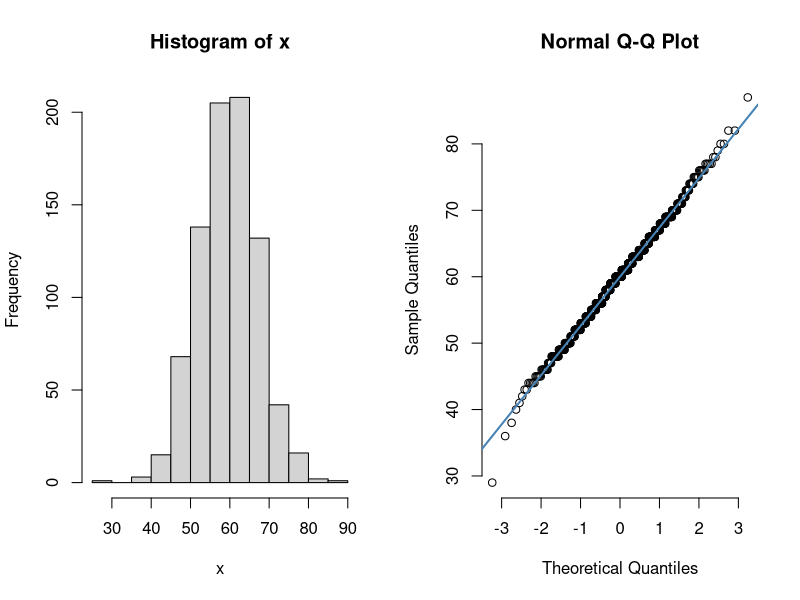
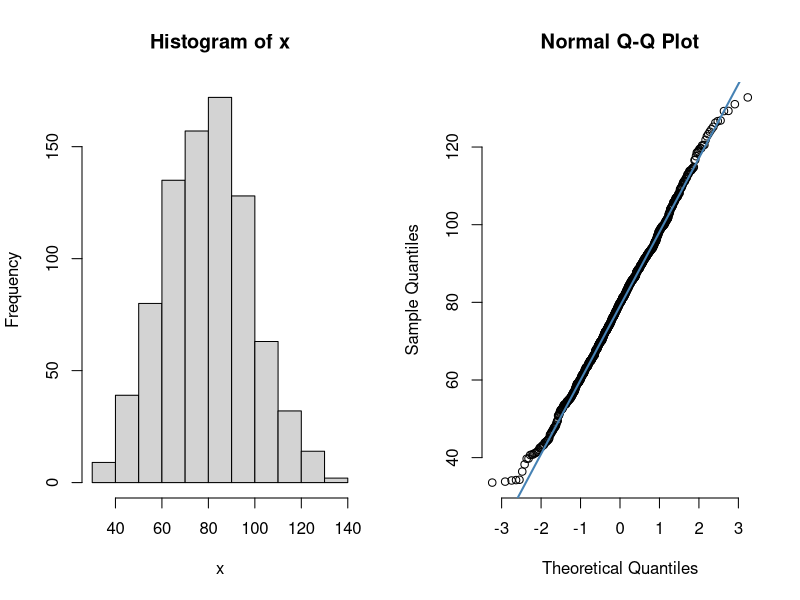
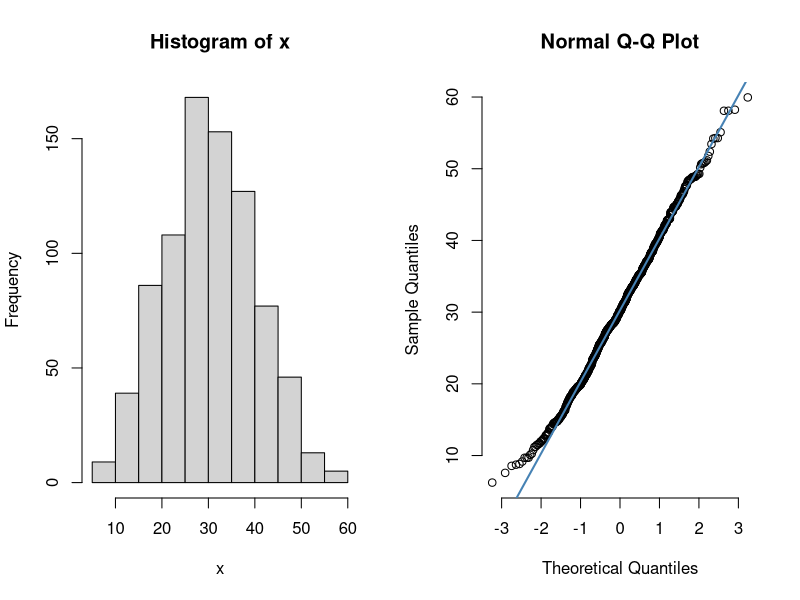
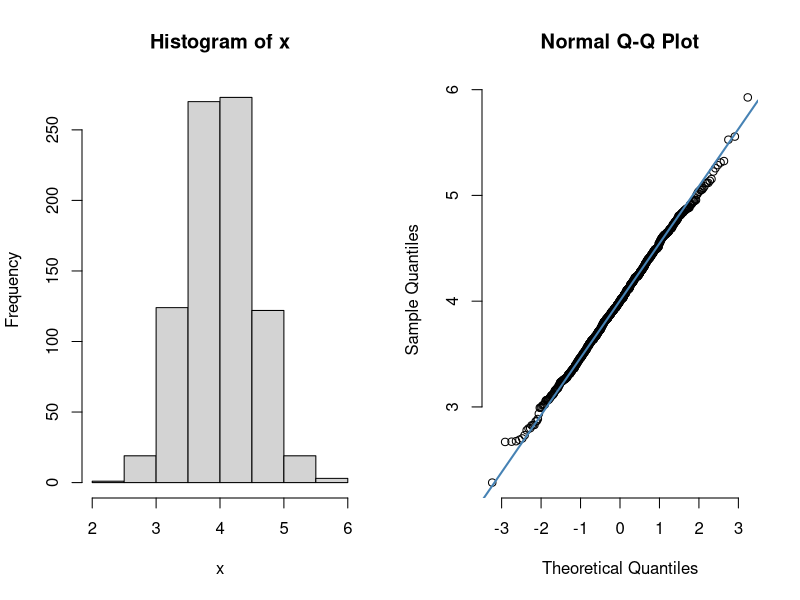
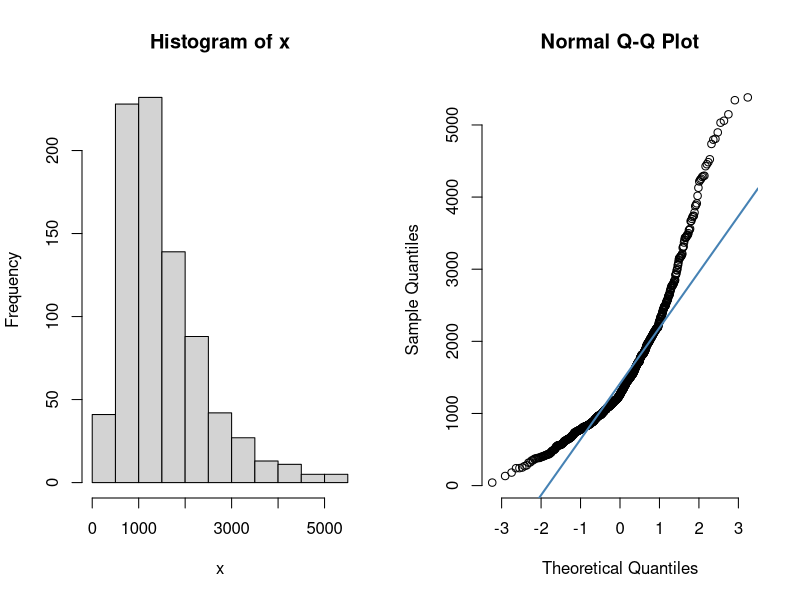
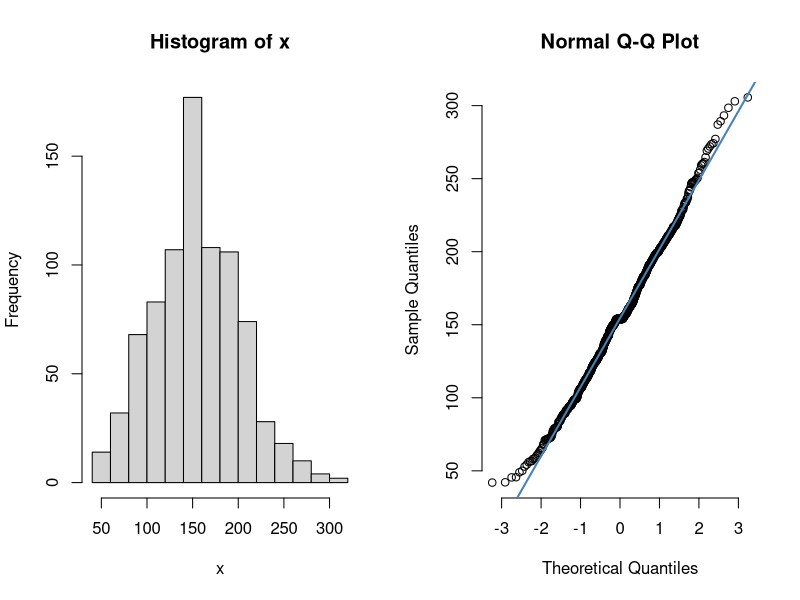
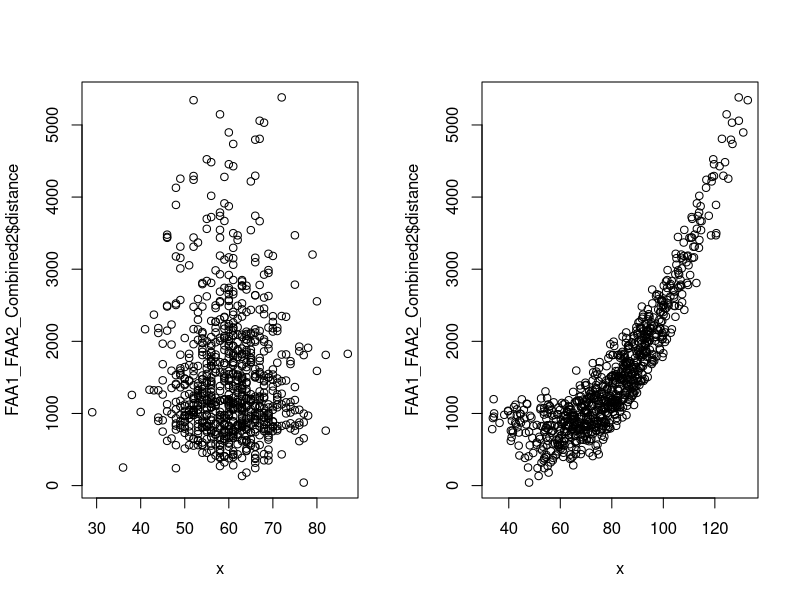
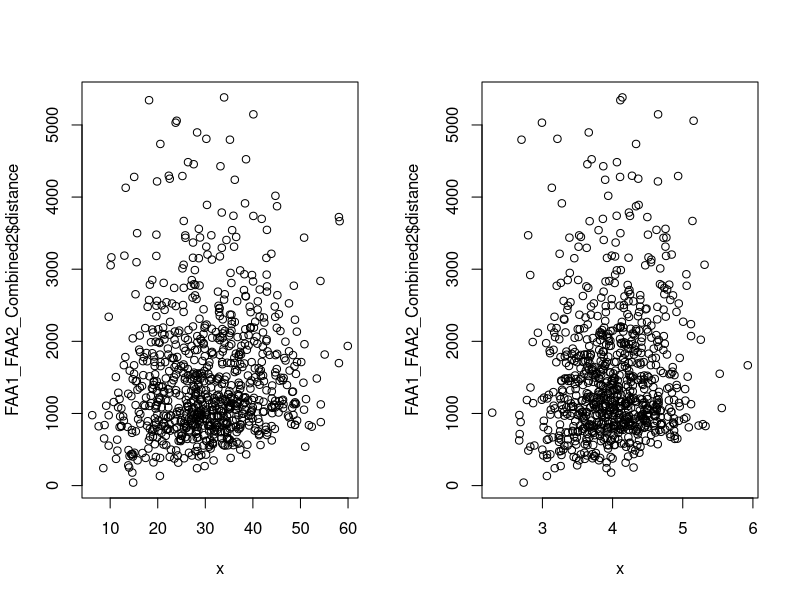

Write the R code that produced these figures, in order.
library(dplyr)
library(ggplot2)
library(data.table)
library(readxl)

setwd("C:\\Users\\jeeva\\Documents\\BANA\\STAT Computing\\FAA1_Project_R\\")

#Section 1 --- Loading data, preprocessing the same and 
#Reading Data with the help of xls
FAA1 <- read_excel("FAA1.xls")
FAA2 <- read_excel("FAA2.xls")

#Removing exact duplicates in FAA1 and FAA2
FAA1 <- FAA1[!duplicated(FAA1), ]
FAA2 <- FAA2[!duplicated(FAA2), ]


#Finding Summary Stats of FAA1 and FAA2. To just get brief on missing values and
#Variable types
summary(FAA1)
summary(FAA2)

#Merging FAA1 and FAA2 datasets
#Print colnames of FAA1
colnames(FAA1)

#Print colnames of FAA2
colnames(FAA2)

#Duration is Missing in FAA2
#Combining FAA1 and FAA2 without duration
FAA1_FAA2_Combined <- rbind(FAA1[,-2], FAA2)

#Removing Duplicates
FAA1_FAA2_Combined <- FAA1_FAA2_Combined[!duplicated(FAA1_FAA2_Combined),]

#Create a PK which is a combination of all columns for FAA1 other than duration
FAA1_FAA2_Combined$prim_key <- paste(FAA1_FAA2_Combined$aircraft, FAA1_FAA2_Combined$no_pasg, 
                                     FAA1_FAA2_Combined$speed_ground, 
                                     FAA1_FAA2_Combined$speed_air, 
                                     FAA1_FAA2_Combined$height, FAA1_FAA2_Combined$pitch, 
                                     FAA1_FAA2_Combined$distance, 
                                     sep = "__")

#Create a PK which is a combination of all columns for FAA1 other than duration
FAA1$prim_key <- paste(FAA1$aircraft, FAA1$no_pasg, FAA1$speed_ground, 
                       FAA1$speed_air, FAA1$height, FAA1$pitch, FAA1$distance, 
                       sep = "__")

#Merge FAA1_FAA2_Combined with FAA1 to extract duration column
FAA1_FAA2_Combined <- merge(x = FAA1_FAA2_Combined, y = FAA1[,c("prim_key", "duration")],
                            by.x = "prim_key", by.y = "prim_key", all.x = TRUE)

#Print Dimension of final data set obtained
dim(FAA1_FAA2_Combined)

#Section 2: Completeness check of data

#Extract base summary stats
summary(FAA1_FAA2_Combined)

#Convert aircraft to categorical variable
FAA1_FAA2_Combined$aircraft <- as.factor(FAA1_FAA2_Combined$aircraft)
summary(FAA1_FAA2_Combined$aircraft)

#Checking for Missing Values
missing_percent <- as.data.frame(colSums(is.na(FAA1_FAA2_Combined)) 
                                 / nrow(FAA1_FAA2_Combined))
colnames(missing_percent) <- c("miss_percent")
View(missing_percent)
#Speed_Air has 75% Missing values and duration has 5% Missing values

#Checking for Abnormalities in data
#Duration has to be greater than 40 mins. Else Abnormal
nrow(FAA1_FAA2_Combined[which(FAA1_FAA2_Combined$duration <= 40),])
#Ans 5

#Ground speed needs to be in the range of 30 - 140 MPH. Else abnormal
nrow(FAA1_FAA2_Combined[which(FAA1_FAA2_Combined$speed_ground < 30 | 
                                FAA1_FAA2_Combined$speed_ground > 140 ),])
#Ans 3

# Height needs to  greater than 6 meters. Else abnormal
nrow(FAA1_FAA2_Combined[which(FAA1_FAA2_Combined$height <= 6),])
#Ans 10

# Distance needs to be less than 6000 feet. Else abnormal
nrow(FAA1_FAA2_Combined[which(FAA1_FAA2_Combined$distance >= 6000 ),])
#Ans 2


#Handling Missing Values
#For Speed_Air, there is no need to treat for missing values

#For Duration, we will replace missing values with median
median_dur <- median(FAA1_FAA2_Combined$duration, na.rm = TRUE)

FAA1_FAA2_Combined$duration_new <- ifelse(is.na(FAA1_FAA2_Combined$duration), 
                                          median_dur, 
                                          FAA1_FAA2_Combined$duration)
#Here we will be deleting abnormal values

index <- which(FAA1_FAA2_Combined$duration <= 40 |
           FAA1_FAA2_Combined$speed_ground < 30 | 
           FAA1_FAA2_Combined$speed_ground > 140 |
           FAA1_FAA2_Combined$height <= 6 | 
           FAA1_FAA2_Combined$distance >= 6000)

FAA1_FAA2_Combined2 <- FAA1_FAA2_Combined[-index,]

#Plotting histogram, qq plot and testing for Normality of each varaible

#Let's define a function which does all of it

dist_function <- function(x)
{
  par(mfrow = c(1,2))
  hist_plot <- hist(x)
  qqnorm(x, pch = 1, frame = FALSE)
  qqline(x, col = "steelblue", lwd = 2)
  shapiro.test(x)
}

#Plotting for all variables
dist_function(FAA1_FAA2_Combined2$no_pasg)
dist_function(FAA1_FAA2_Combined2$speed_ground)
dist_function(FAA1_FAA2_Combined2$height)
dist_function(FAA1_FAA2_Combined2$pitch)
dist_function(FAA1_FAA2_Combined2$distance)
dist_function(FAA1_FAA2_Combined2$duration_new)

#Doing Bi-Variate Analysis 

bivariate_function <- function(x)
{
  plot(x, FAA1_FAA2_Combined2$distance)
}

bivariate_function(FAA1_FAA2_Combined2$no_pasg)
bivariate_function(FAA1_FAA2_Combined2$speed_ground)
bivariate_function(FAA1_FAA2_Combined2$height)
bivariate_function(FAA1_FAA2_Combined2$pitch)
bivariate_function(FAA1_FAA2_Combined2$duration_new)

cor(FAA1_FAA2_Combined2$distance, FAA1_FAA2_Combined2[,-c(1,2,5,9)])

#Creating data frame with only required varaibles 
FAA1_FAA2_Model_Df <- FAA1_FAA2_Combined2[,-c(1,2,5,9)]

#Iter 1 - With all varaibles 

iter1 <- lm(distance ~ ., data = FAA1_FAA2_Model_Df)
summary(iter1)

#Remove Duration 
iter2 <- lm(distance ~ .-(duration_new), data = FAA1_FAA2_Model_Df)
summary(iter2)

#Remove No_Pasg
iter3 <- lm(distance ~ speed_ground + height + pitch, data = FAA1_FAA2_Model_Df)
summary(iter3)

#Remove Pitch
iter4 <- lm(distance ~ speed_ground + height, data = FAA1_FAA2_Model_Df)
summary(iter4)

#Remove Height
iter5 <- lm(distance ~ speed_ground, data = FAA1_FAA2_Model_Df)
summary(iter5)

#Choose Iter4 to be final iteration
summary(iter4)


